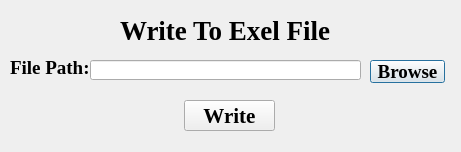
<?xml version="1.0" encoding="UTF-8"?>
<ui version="4.0">
 <class>Dialog</class>
 <widget class="QDialog" name="Dialog">
  <property name="geometry">
   <rect>
    <x>0</x>
    <y>0</y>
    <width>461</width>
    <height>152</height>
   </rect>
  </property>
  <property name="windowTitle">
   <string>Dialog</string>
  </property>
  <widget class="QLabel" name="label">
   <property name="geometry">
    <rect>
     <x>120</x>
     <y>20</y>
     <width>221</width>
     <height>21</height>
    </rect>
   </property>
   <property name="font">
    <font>
     <family>Times New Roman</family>
     <pointsize>20</pointsize>
     <weight>75</weight>
     <bold>true</bold>
    </font>
   </property>
   <property name="text">
    <string>Write To Exel File</string>
   </property>
  </widget>
  <widget class="QLabel" name="label_2">
   <property name="geometry">
    <rect>
     <x>10</x>
     <y>60</y>
     <width>81</width>
     <height>16</height>
    </rect>
   </property>
   <property name="font">
    <font>
     <family>Times New Roman</family>
     <pointsize>14</pointsize>
     <weight>75</weight>
     <bold>true</bold>
    </font>
   </property>
   <property name="text">
    <string>File Path:</string>
   </property>
  </widget>
  <widget class="QLineEdit" name="filePath">
   <property name="geometry">
    <rect>
     <x>90</x>
     <y>60</y>
     <width>271</width>
     <height>20</height>
    </rect>
   </property>
  </widget>
  <widget class="QPushButton" name="browseButton">
   <property name="geometry">
    <rect>
     <x>370</x>
     <y>60</y>
     <width>75</width>
     <height>23</height>
    </rect>
   </property>
   <property name="font">
    <font>
     <family>Times New Roman</family>
     <pointsize>14</pointsize>
     <weight>75</weight>
     <bold>true</bold>
    </font>
   </property>
   <property name="text">
    <string>Browse</string>
   </property>
  </widget>
  <widget class="QPushButton" name="writeButton">
   <property name="geometry">
    <rect>
     <x>184</x>
     <y>100</y>
     <width>91</width>
     <height>31</height>
    </rect>
   </property>
   <property name="font">
    <font>
     <family>Times New Roman</family>
     <pointsize>16</pointsize>
     <weight>75</weight>
     <bold>true</bold>
    </font>
   </property>
   <property name="text">
    <string>Write</string>
   </property>
  </widget>
 </widget>
 <resources/>
 <connections/>
</ui>
